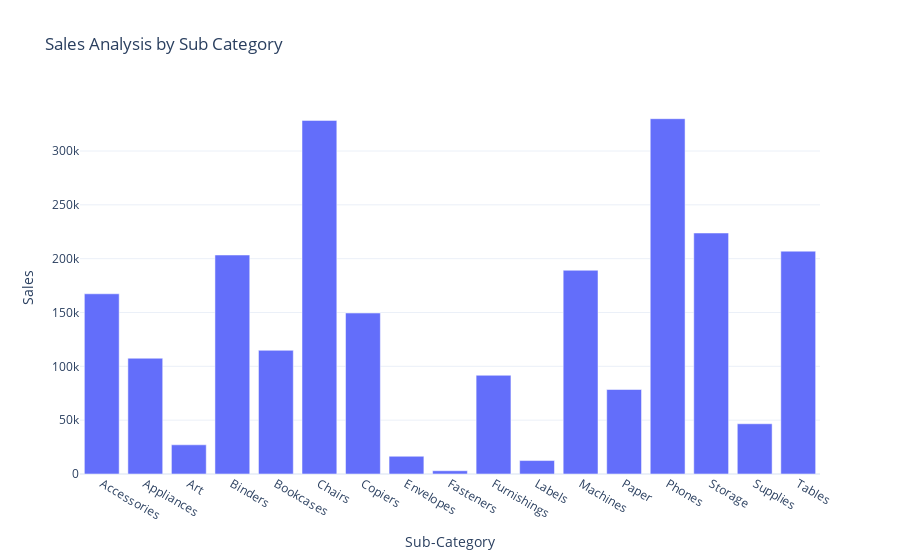

The notebook cell saved with this chart:
### Code cell
fig=px.bar(sales_by_subcategory, x='Sub-Category', y='Sales', title='Sales Analysis by Sub Category')
fig.show()

### Figure 1 — Plotly figure (JSON) as saved in the notebook; plotly's stock layout.template omitted (floating-point values rounded to 4 significant figures)
{"data": [{"alignmentgroup": "True", "hovertemplate": "Sub-Category=%{x}<br>Sales=%{y}<extra></extra>", "legendgroup": "", "marker": {"color": "#636efa", "pattern": {"shape": ""}}, "name": "", "offsetgroup": "", "orientation": "v", "showlegend": false, "textposition": "auto", "type": "bar", "x": ["Accessories", "Appliances", "Art", "Binders", "Bookcases", "Chairs", "Copiers", "Envelopes", "Fasteners", "Furnishings", "Labels", "Machines", "Paper", "Phones", "Storage", "Supplies", "Tables"], "xaxis": "x", "y": [167400.0, 107500.0, 27120.0, 203400.0, 114900.0, 328400.0, 149500.0, 16480.0, 3024.0, 91710.0, 12490.0, 189200.0, 78480.0, 330000.0, 223800.0, 46670.0, 207000.0], "yaxis": "y"}], "layout": {"autosize": true, "barmode": "relative", "legend": {"tracegroupgap": 0}, "title": {"text": "Sales Analysis by Sub Category"}, "xaxis": {"anchor": "y", "autorange": true, "domain": [0, 1], "range": [-0.5, 16.5], "title": {"text": "Sub-Category"}, "type": "category"}, "yaxis": {"anchor": "x", "autorange": true, "domain": [0, 1], "range": [0, 347400.0], "title": {"text": "Sales"}, "type": "linear"}}}
